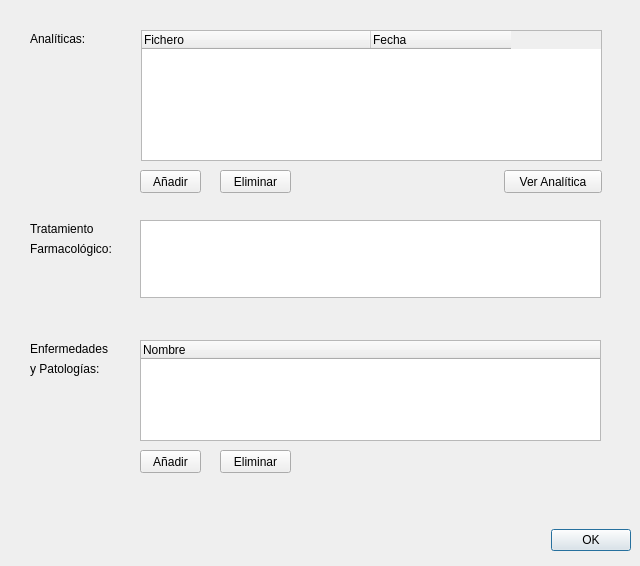
<?xml version="1.0" encoding="UTF-8"?>
<ui version="4.0">
 <class>Dialog_InfMed</class>
 <widget class="QDialog" name="Dialog_InfMed">
  <property name="windowModality">
   <enum>Qt::ApplicationModal</enum>
  </property>
  <property name="geometry">
   <rect>
    <x>0</x>
    <y>0</y>
    <width>640</width>
    <height>566</height>
   </rect>
  </property>
  <property name="windowTitle">
   <string>Información Médica</string>
  </property>
  <widget class="QDialogButtonBox" name="buttonBox">
   <property name="geometry">
    <rect>
     <x>10</x>
     <y>524</y>
     <width>621</width>
     <height>32</height>
    </rect>
   </property>
   <property name="orientation">
    <enum>Qt::Horizontal</enum>
   </property>
   <property name="standardButtons">
    <set>QDialogButtonBox::Ok</set>
   </property>
  </widget>
  <widget class="QPushButton" name="pushButton_Anadir">
   <property name="geometry">
    <rect>
     <x>140</x>
     <y>170</y>
     <width>61</width>
     <height>23</height>
    </rect>
   </property>
   <property name="text">
    <string>Añadir</string>
   </property>
  </widget>
  <widget class="QPushButton" name="pushButton_Eliminar">
   <property name="geometry">
    <rect>
     <x>220</x>
     <y>170</y>
     <width>71</width>
     <height>23</height>
    </rect>
   </property>
   <property name="text">
    <string>Eliminar</string>
   </property>
  </widget>
  <widget class="QTreeWidget" name="treeWidget">
   <property name="geometry">
    <rect>
     <x>141</x>
     <y>30</y>
     <width>461</width>
     <height>131</height>
    </rect>
   </property>
   <property name="layoutDirection">
    <enum>Qt::LeftToRight</enum>
   </property>
   <property name="horizontalScrollBarPolicy">
    <enum>Qt::ScrollBarAsNeeded</enum>
   </property>
   <property name="allColumnsShowFocus">
    <bool>false</bool>
   </property>
   <attribute name="headerVisible">
    <bool>true</bool>
   </attribute>
   <attribute name="headerCascadingSectionResizes">
    <bool>false</bool>
   </attribute>
   <attribute name="headerDefaultSectionSize">
    <number>229</number>
   </attribute>
   <attribute name="headerHighlightSections">
    <bool>false</bool>
   </attribute>
   <attribute name="headerMinimumSectionSize">
    <number>140</number>
   </attribute>
   <attribute name="headerShowSortIndicator" stdset="0">
    <bool>false</bool>
   </attribute>
   <attribute name="headerStretchLastSection">
    <bool>false</bool>
   </attribute>
   <column>
    <property name="text">
     <string>Fichero</string>
    </property>
   </column>
   <column>
    <property name="text">
     <string>Fecha</string>
    </property>
   </column>
  </widget>
  <widget class="QLabel" name="label">
   <property name="geometry">
    <rect>
     <x>30</x>
     <y>30</y>
     <width>71</width>
     <height>17</height>
    </rect>
   </property>
   <property name="text">
    <string>Analíticas:</string>
   </property>
  </widget>
  <widget class="QLabel" name="label_2">
   <property name="geometry">
    <rect>
     <x>30</x>
     <y>220</y>
     <width>86</width>
     <height>17</height>
    </rect>
   </property>
   <property name="text">
    <string>Tratamiento</string>
   </property>
  </widget>
  <widget class="QTextEdit" name="textEdit">
   <property name="geometry">
    <rect>
     <x>140</x>
     <y>220</y>
     <width>461</width>
     <height>78</height>
    </rect>
   </property>
  </widget>
  <widget class="QLabel" name="label_3">
   <property name="geometry">
    <rect>
     <x>30</x>
     <y>340</y>
     <width>101</width>
     <height>17</height>
    </rect>
   </property>
   <property name="text">
    <string>Enfermedades</string>
   </property>
  </widget>
  <widget class="QLabel" name="label_4">
   <property name="geometry">
    <rect>
     <x>30</x>
     <y>360</y>
     <width>91</width>
     <height>17</height>
    </rect>
   </property>
   <property name="text">
    <string>y Patologías:</string>
   </property>
  </widget>
  <widget class="QLabel" name="label_5">
   <property name="geometry">
    <rect>
     <x>30</x>
     <y>240</y>
     <width>106</width>
     <height>17</height>
    </rect>
   </property>
   <property name="text">
    <string>Farmacológico:</string>
   </property>
  </widget>
  <widget class="QTreeWidget" name="treeWidgetEP">
   <property name="geometry">
    <rect>
     <x>140</x>
     <y>340</y>
     <width>461</width>
     <height>101</height>
    </rect>
   </property>
   <column>
    <property name="text">
     <string>Nombre</string>
    </property>
   </column>
  </widget>
  <widget class="QPushButton" name="pushButton">
   <property name="geometry">
    <rect>
     <x>504</x>
     <y>170</y>
     <width>98</width>
     <height>23</height>
    </rect>
   </property>
   <property name="text">
    <string>Ver Analítica</string>
   </property>
  </widget>
  <widget class="QPushButton" name="pushButton_EliminarEP">
   <property name="geometry">
    <rect>
     <x>220</x>
     <y>450</y>
     <width>71</width>
     <height>23</height>
    </rect>
   </property>
   <property name="text">
    <string>Eliminar</string>
   </property>
  </widget>
  <widget class="QPushButton" name="pushButton_AnadirEP">
   <property name="geometry">
    <rect>
     <x>140</x>
     <y>450</y>
     <width>61</width>
     <height>23</height>
    </rect>
   </property>
   <property name="text">
    <string>Añadir</string>
   </property>
  </widget>
 </widget>
 <tabstops>
  <tabstop>treeWidget</tabstop>
  <tabstop>pushButton_Anadir</tabstop>
  <tabstop>pushButton_Eliminar</tabstop>
  <tabstop>pushButton</tabstop>
  <tabstop>textEdit</tabstop>
  <tabstop>treeWidgetEP</tabstop>
  <tabstop>pushButton_EliminarEP</tabstop>
  <tabstop>pushButton_AnadirEP</tabstop>
  <tabstop>buttonBox</tabstop>
 </tabstops>
 <resources/>
 <connections>
  <connection>
   <sender>buttonBox</sender>
   <signal>accepted()</signal>
   <receiver>Dialog_InfMed</receiver>
   <slot>accept()</slot>
   <hints>
    <hint type="sourcelabel">
     <x>248</x>
     <y>524</y>
    </hint>
    <hint type="destinationlabel">
     <x>157</x>
     <y>274</y>
    </hint>
   </hints>
  </connection>
  <connection>
   <sender>buttonBox</sender>
   <signal>rejected()</signal>
   <receiver>Dialog_InfMed</receiver>
   <slot>reject()</slot>
   <hints>
    <hint type="sourcelabel">
     <x>316</x>
     <y>524</y>
    </hint>
    <hint type="destinationlabel">
     <x>286</x>
     <y>274</y>
    </hint>
   </hints>
  </connection>
 </connections>
</ui>
